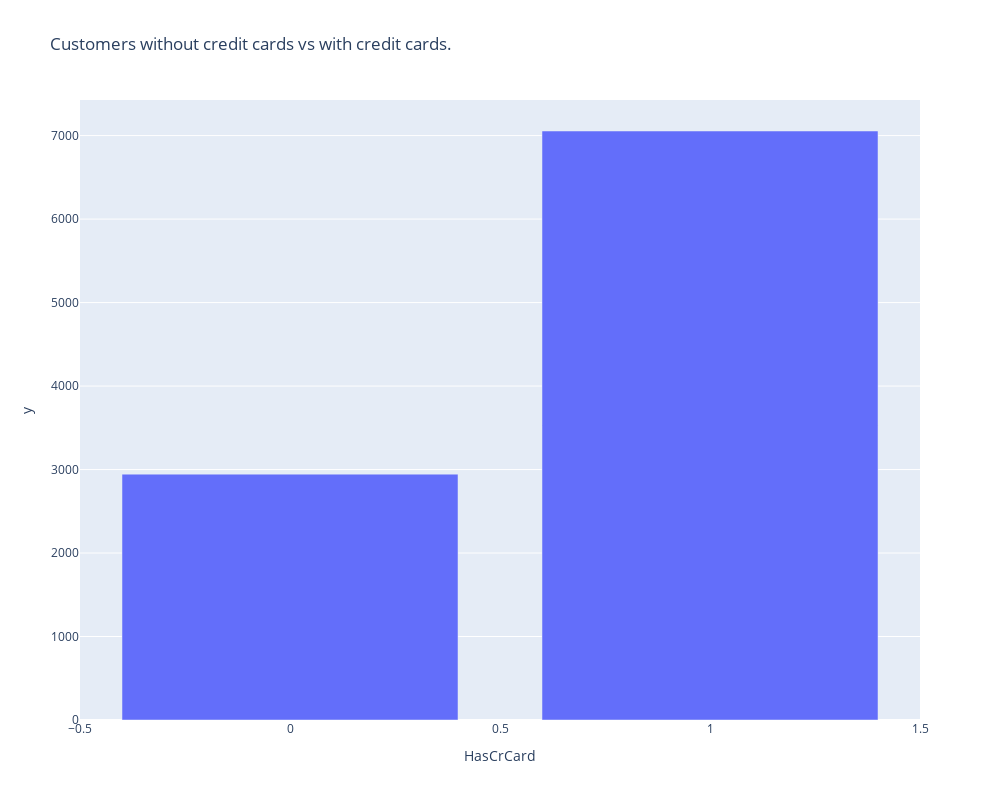

Notebook cell for this chart:
### Code cell
fig=px.bar(has_card,x=has_card.index,y=has_card.values,title="Customers without credit cards vs with credit cards.")
fig.update_layout(width=1000,height=800)
fig.write_html("Credit cards vs no credit cards.html")

fig.show()

### Figure 1 — Plotly figure (JSON) as saved in the notebook; plotly's stock layout.template omitted (floating-point values rounded to 4 significant figures)
{"data": [{"alignmentgroup": "True", "hovertemplate": "HasCrCard=%{x}<br>y=%{y}<extra></extra>", "legendgroup": "", "marker": {"color": "#636efa", "pattern": {"shape": ""}}, "name": "", "offsetgroup": "", "orientation": "v", "showlegend": false, "textposition": "auto", "type": "bar", "x": [1, 0], "xaxis": "x", "y": [7055, 2945], "yaxis": "y"}], "layout": {"barmode": "relative", "height": 800, "legend": {"tracegroupgap": 0}, "title": {"text": "Customers without credit cards vs with credit cards."}, "width": 1000, "xaxis": {"anchor": "y", "domain": [0, 1], "title": {"text": "HasCrCard"}}, "yaxis": {"anchor": "x", "domain": [0, 1], "title": {"text": "y"}}}}
